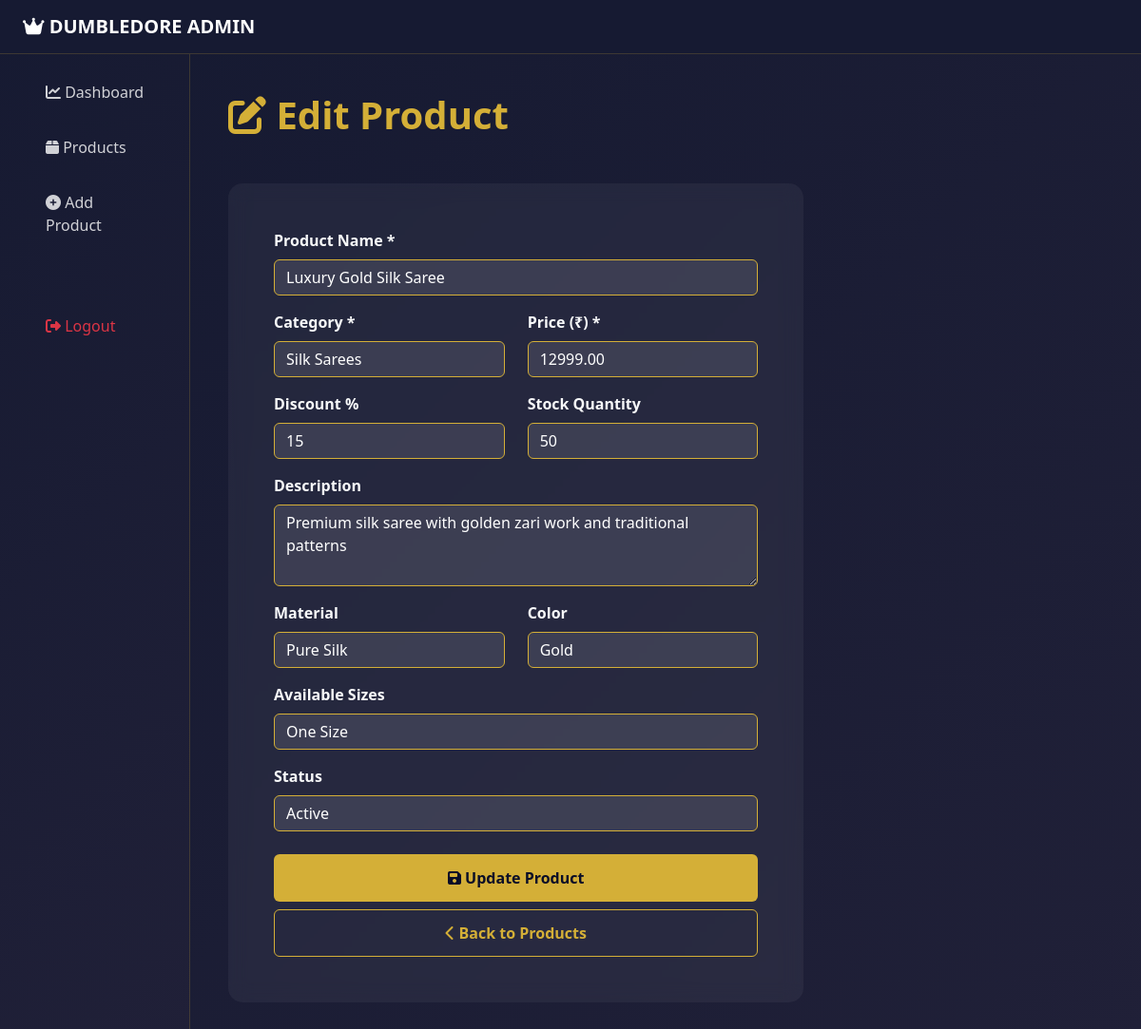
Screenshot of /admin/edit-product.php?id=1 (signed in) with the database file from the repository.
### tables this page shows
CREATE TABLE IF NOT EXISTS products (
    product_id INT PRIMARY KEY AUTO_INCREMENT,
    product_name VARCHAR(200) NOT NULL,
    category_id INT NOT NULL,
    price DECIMAL(10, 2) NOT NULL,
    discount_percent INT DEFAULT 0,
    description TEXT,
    material VARCHAR(100),
    color VARCHAR(50),
    sizes VARCHAR(255),
    stock INT DEFAULT 0,
    product_image VARCHAR(255),
    rating DECIMAL(3, 2) DEFAULT 0,
    status ENUM('active', 'inactive') DEFAULT 'active',
    created_at TIMESTAMP DEFAULT CURRENT_TIMESTAMP,
    updated_at TIMESTAMP DEFAULT CURRENT_TIMESTAMP ON UPDATE CURRENT_TIMESTAMP,
    FOREIGN KEY (category_id) REFERENCES categories(category_id)
);

CREATE TABLE IF NOT EXISTS categories (
    category_id INT PRIMARY KEY AUTO_INCREMENT,
    category_name VARCHAR(100) NOT NULL,
    category_description TEXT,
    category_image VARCHAR(255),
    status ENUM('active', 'inactive') DEFAULT 'active',
    created_at TIMESTAMP DEFAULT CURRENT_TIMESTAMP
);

### admin/edit-product.php (the view, shortened to what this page needs)
<?php require_once 'auth_check.php'; ?>
<!DOCTYPE html>
<html lang="en">
<head>
    <link href="https://cdn.jsdelivr.net/npm/bootstrap@5.3.0/dist/css/bootstrap.min.css" rel="stylesheet">
    <link rel="stylesheet" href="https://cdnjs.cloudflare.com/ajax/libs/font-awesome/6.4.0/css/all.min.css">
    <link rel="stylesheet" href="../css/admin-style.css">
</head>
<body>
    <?php
    $product_id = intval($_GET['id'] ?? 0);
    $stmt = $conn->prepare("SELECT * FROM products WHERE product_id = ?");
    $stmt->bind_param("i", $product_id);
    $stmt->execute();
    $product = $stmt->get_result()->fetch_assoc();
    ?>
    <nav class="navbar navbar-expand-lg navbar-dark sticky-top" style="background: rgba(10, 14, 39, 0.95); border-bottom: 1px solid rgba(212, 175, 55, 0.2);">
        <div class="container-fluid px-4">
            <a class="navbar-brand fw-bold" href="dashboard.php">
                <i class="fas fa-crown"></i> DUMBLEDORE ADMIN
            </a>
        </div>
    </nav>
    <div class="container-fluid">
        <div class="row">
            <div class="col-lg-2 admin-sidebar">
                <div class="nav flex-column p-3">
                    <a href="dashboard.php" class="admin-nav-link">
                        <i class="fas fa-chart-line"></i> Dashboard
                    </a>
                    <a href="products.php" class="admin-nav-link">
                        <i class="fas fa-box"></i> Products
                    </a>
                    <a href="add-product.php" class="admin-nav-link">
                        <i class="fas fa-plus-circle"></i> Add Product
                    </a>
                    <a href="logout.php" class="admin-nav-link text-danger mt-5">
                        <i class="fas fa-sign-out-alt"></i> Logout
                    </a>
                </div>
            </div>
            <div class="col-lg-10" style="background: linear-gradient(135deg, rgba(10, 14, 39, 0.95) 0%, rgba(20, 20, 45, 0.95) 100%); min-height: 100vh; padding: 40px;">
                <h1 class="mb-5" style="color: #d4af37; font-weight: 700;">
                    <i class="fas fa-edit"></i> Edit Product
                </h1>
                <div class="row">
                    <div class="col-lg-8">
                        <div class="card border-0 admin-card">
                            <div class="card-body p-5">
                                <form method="POST" action="">
                                    <div class="mb-3">
                                        <label class="form-label text-light fw-bold">Product Name *</label>
                                        <input type="text" class="form-control" name="product_name" value="<?php echo $product['product_name']; ?>" required style="background: rgba(255,255,255,0.1); border: 1px solid #d4af37; color: white;">
                                    </div>
                                    <div class="row">
                                        <div class="col-md-6 mb-3">
                                            <label class="form-label text-light fw-bold">Category *</label>
                                            <select class="form-select" name="category_id" required style="background: rgba(255,255,255,0.1); border: 1px solid #d4af37; color: white;">
                                                <?php
                                                $categories = $conn->query("SELECT * FROM categories WHERE status = 'active'");
                                                while ($cat = $categories->fetch_assoc()):
                                                ?>
                                                <option value="<?php echo $cat['category_id']; ?>" <?php echo $product['category_id'] == $cat['category_id'] ? 'selected' : ''; ?>>
                                                    <?php echo $cat['category_name']; ?>
                                                </option>
                                                <?php endwhile; ?>
                                            </select>
                                        </div>
                                        <div class="col-md-6 mb-3">
                                            <label class="form-label text-light fw-bold">Price (₹) *</label>
                                            <input type="number" class="form-control" name="price" step="0.01" value="<?php echo $product['price']; ?>" required style="background: rgba(255,255,255,0.1); border: 1px solid #d4af37; color: white;">
                                        </div>
                                    </div>
                                    <div class="row">
                                        <div class="col-md-6 mb-3">
                                            <label class="form-label text-light fw-bold">Discount %</label>
                                            <input type="number" class="form-control" name="discount_percent" min="0" max="100" value="<?php echo $product['discount_percent']; ?>" style="background: rgba(255,255,255,0.1); border: 1px solid #d4af37; color: white;">
                                        </div>
                                        <div class="col-md-6 mb-3">
                                            <label class="form-label text-light fw-bold">Stock Quantity</label>
                                            <input type="number" class="form-control" name="stock" min="0" value="<?php echo $product['stock']; ?>" style="background: rgba(255,255,255,0.1); border: 1px solid #d4af37; color: white;">
                                        </div>
                                    </div>
                                    <div class="mb-3">
                                        <label class="form-label text-light fw-bold">Description</label>
                                        <textarea class="form-control" name="description" rows="3" style="background: rgba(255,255,255,0.1); border: 1px solid #d4af37; color: white;"><?php echo $product['description']; ?></textarea>
                                    </div>
                                    <div class="row">
                                        <div class="col-md-6 mb-3">
                                            <label class="form-label text-light fw-bold">Material</label>
                                            <input type="text" class="form-control" name="material" value="<?php echo $product['material']; ?>" style="background: rgba(255,255,255,0.1); border: 1px solid #d4af37; color: white;">
                                        </div>
                                        <div class="col-md-6 mb-3">
                                            <label class="form-label text-light fw-bold">Color</label>
                                            <input type="text" class="form-control" name="color" value="<?php echo $product['color']; ?>" style="background: rgba(255,255,255,0.1); border: 1px solid #d4af37; color: white;">
                                        </div>
                                    </div>
                                    <div class="mb-3">
                                        <label class="form-label text-light fw-bold">Available Sizes</label>
                                        <input type="text" class="form-control" name="sizes" value="<?php echo $product['sizes']; ?>" style="background: rgba(255,255,255,0.1); border: 1px solid #d4af37; color: white;">
                                    </div>
                                    <div class="mb-4">
                                        <label class="form-label text-light fw-bold">Status</label>
                                        <select class="form-select" name="status" style="background: rgba(255,255,255,0.1); border: 1px solid #d4af37; color: white;">
                                            <option value="active" <?php echo $product['status'] == 'active' ? 'selected' : ''; ?>>Active</option>
                                        </select>
                                    </div>
                                    <div class="d-grid gap-2">
                                        <button type="submit" class="btn fw-bold" style="background: #d4af37; color: #0a0e27; padding: 12px;">
                                            <i class="fas fa-save"></i> Update Product
                                        </button>
                                        <a href="products.php" class="btn fw-bold" style="border: 1px solid #d4af37; color: #d4af37; background: transparent; padding: 12px;">
                                            <i class="fas fa-chevron-left"></i> Back to Products
                                        </a>
                                    </div>
                                </form>
                            </div>
                        </div>
                    </div>
                </div>
            </div>
        </div>
    </div>
</body>
</html>

### css/admin-style.css (style rules this page uses)
.admin-sidebar { background: linear-gradient(135deg, rgba(10, 14, 39, 0.95) 0%, rgba(20, 20, 45, 0.95) 100%); min-height: 100vh; border-right: 1px solid rgba(212, 175, 55, 0.2); }
.admin-nav-link { color: rgba(255, 255, 255, 0.8); padding: 12px 20px; border-radius: 8px; transition: all 0.3s ease; margin-bottom: 10px; text-decoration: none; display: block; }
.admin-card { background: rgba(255, 255, 255, 0.05); backdrop-filter: blur(10px); border: 1px solid rgba(212, 175, 55, 0.2); border-radius: 15px; transition: all 0.3s ease; }

### rows the page displays
products: product_name "Luxury Gold Silk Saree", category_id "Silk Sarees", price "12999.00", discount_percent "15", stock "50", description "Premium silk saree with golden zari work and traditional patterns", material "Pure Silk", color "Gold", sizes "One Size", status "Active"
